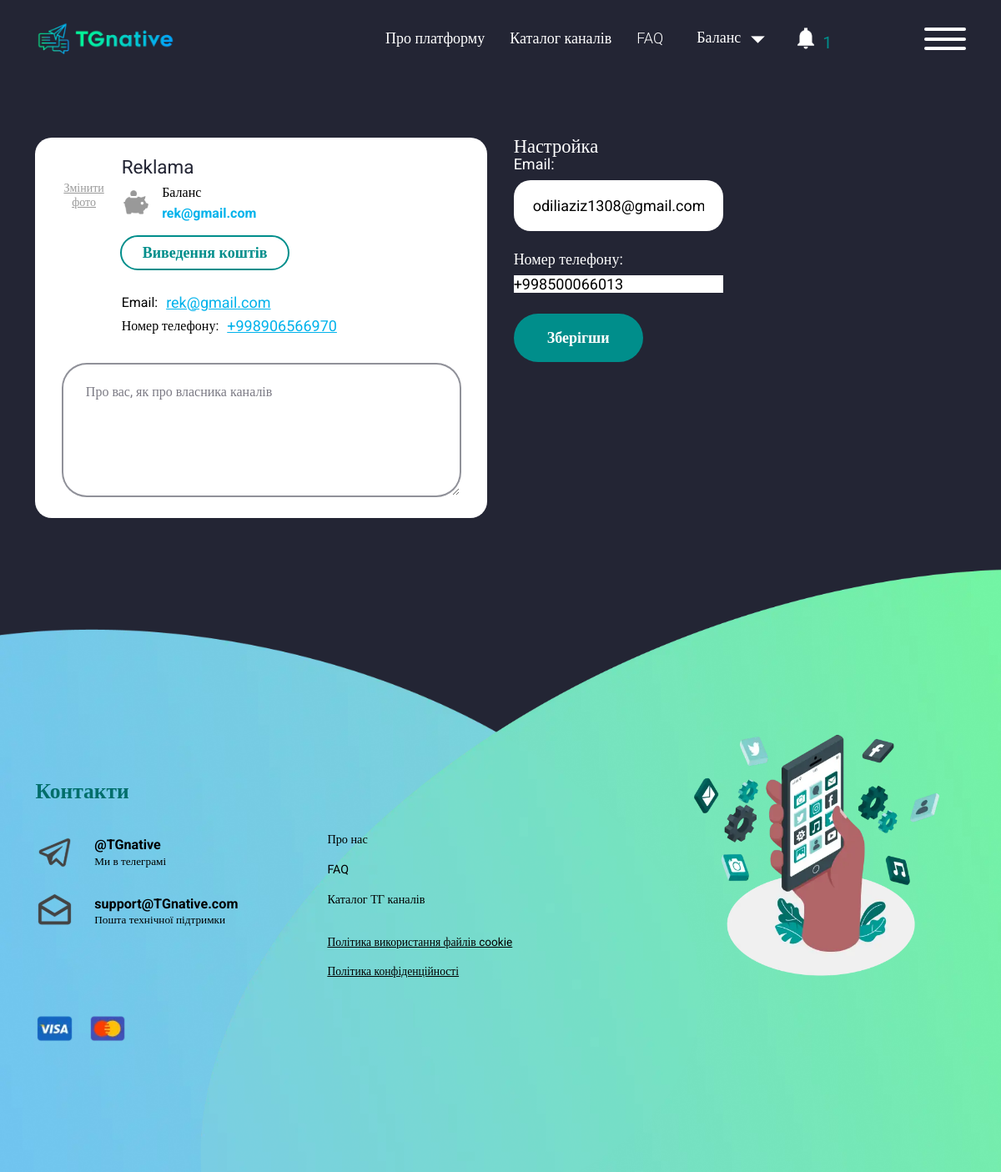
Page /24/telegram (signed in) on the committed database.
### accounts/models.py (models this page shows, shortened)
class Profile(models.Model):
    username=models.OneToOneField(User,on_delete=models.CASCADE,related_name='profile')
    phone_number = PhoneNumberField()
    first_name=models.CharField(max_length=150)
    last_name=models.CharField(max_length=150)
    email=models.EmailField()
    balance = models.DecimalField(max_digits=10, decimal_places=2,default=0)
    currency=models.CharField(max_length=10)
    created_at=models.DateTimeField(auto_now_add=True)
    photo=models.ImageField()
    is_online = models.BooleanField(default=False)
    last_visited = models.DateTimeField(auto_now=True)
    timezone = models.CharField(max_length=63, choices=[(tz, tz) for tz in pytz.all_timezones], default='UTC')

### accounts/views.py (the view, shortened to what this page needs)
# urls.py: path('<int:pk>/telegram',views.UpdateTelegram.as_view(),name='cabinet_telegram'),
class UpdateTelegram(LoginRequiredMixin, UpdateView):
    template_name = "update_telegram.html"
    model = Profile
    form_class = Update_Profile
    login_url = reverse_lazy('login')
    def get_context_data(self, *, object_list=None, **kwargs):
        context = super().get_context_data(**kwargs)
        context['user'] = Profile.objects.get(username=self.request.user)
        return context

### accounts/forms.py
class Update_Profile(BaseUpdateForm):
    class Meta(BaseUpdateForm.Meta):
        model=Profile

### accounts/templates/update_telegram.html (shortened to what this page needs)
{% extends 'base.html' %}
{% load static %}
    {% block content %}
    <main class="page">
			<section class="account-mainscreen">
				<div class="account-mainscreen__container">
					<div class="info-account">
						<div class="info-account__item">
							<div class="info-account__head">
								<div class="info-account__img-wrap">
									<div class="info-account__img">
                                    </div>
									<button class="info-account__label hhv-blue" id="changePhoto" type="button">Змінити фото</button>
								</div>
								<div class="info-account__head-content">
									<div class="label-dark label-dark_s24">{{user.first_name}} {{user.last_name}}</div>
									<div class="info-account__row">
										<div class="info-account__row-item">
											<div class="info-account__icon">
												<img class="img-fluid" src="{% static 'img/icons/pig.svg' %}" alt="">
											</div>
											<div class="info-account__row-content">
												<div class="label-black label-black_s16">Баланс</div>
												<div class="label-blue label-blue_s16">{{user.email}}</div>
											</div>
										</div>
										<a class="button button_sm button_no-bg" href="{% url 'balance' %}">Виведення коштів</a>
									</div>
									<div data-da=".info-account__content,480.98,first" class="info-account__head-email">
										<span class="label-black label-black_s16">Email:</span>
										<a href="mailto:{{user.email}}">{{user.email}}</a>
									</div>
									<div data-da=".info-account__content,480.98,first" class="info-account__head-email">
										<span class="label-black label-black_s16">Номер телефону:</span>
										<a href="tel:+380503315146"> {{user.phone_number}}</a>
									</div>
								</div>
							</div>
							<div class="info-account__content">
								<textarea class="info-account__textarea" placeholder="Про вас, як про власника каналів" name="about" id="about"></textarea>
							</div>
						</div>
					</div>
					<form method="post" enctype="multipart/form-data">
						<h2 class="label-white label-white_s24">Настройка</h2>
						<div class="account-mainscreen__form-content">
							<div class="settings-account account-mainscreen__item">
								<div class="settings-account__content">
									<div class="settings-account__item">
										<div class="form">
											<div class="search-form__item">
												<label for="qiwi" class="label-white">Email:</label>
												{{form.email}}
											</div>
										</div>
									</div>
									<div class="settings-account__item">
										<div class="form">
											<div class="search-form__item">
												<label for="qiwi" class="label-white">Номер телефону:</label>
                                                 {{form.phone_number}}
											</div>
										</div>
									</div>
									<div data-da=".account-mainscreen__form,767.98" class="settings-account__item settings-account__item_btn">
										<button class="button" type="submit">Зберігши</button>
									</div>
								</div>
							</div>
							<div class="change-pass account-mainscreen__item">
								<div class="form form-pass">
								</div>
							</div>
						</div>
				</div>
			</section>
		</main>
    {% endblock %}

### rows in the picture
Profile: first_name "Reklama", email "rek@gmail.com", phone_number "+998906566970"
Profile: email "odiliaziz1308@gmail.com", phone_number "+998500066013"

### other values in the picture
{{ number_count }} "1"
